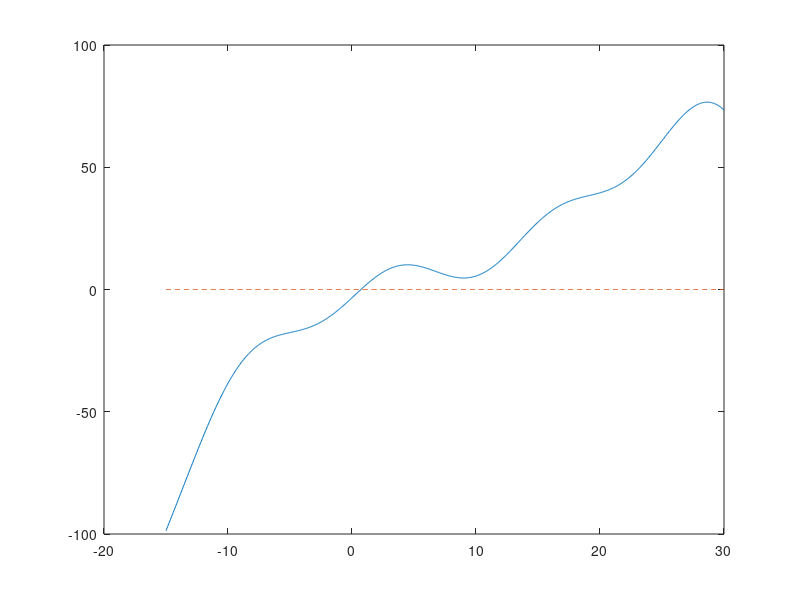

MATLAB code for this plot: (Note: this script raises an error after producing the figure.)
%% Definition of the test function and its derivative
test_func01 = @(x) (x.^3)/100 - (x.^2)/8 + 2*x + 6*sin(x/2+6) -.7 - exp(x/6);
test_derivative01 = @(x) 3*(x.^2)/100 - 2*x/8 + 2 +(6/2)*cos(x/2+6) - exp(x/6)/6;

%% Bisection Method Demonstration

x = linspace(-15, 30, 1000);

% plotting numerical root finding results from bisection method
figure();
plot(x, test_func01(x));
hold on;
plot(x, zeros(size(x)), '--');

bisection_root = bisection_solver(@test_function, -25, 25, 10e-14, 1000);

plot(bisection_root, test_func01(bisection_root), '.', MarkerSize=20);
legend('Function', 'Y=0', 'Root Approx.');

hold off;
%% Newton's Method Demonstration

x = linspace(-15, 30, 1000);

% plotting numerical root finding results from bisection method
figure();
plot(x, test_func01(x));
hold on;
plot(x, zeros(size(x)), '--');

newton_root = newton_solver_jojo(@test_function, 10, 10e-14, 1000);

plot(newton_root, test_func01(newton_root), '.', MarkerSize=20);
legend('Function', 'Y=0', 'Root Approx.');

hold off;

%% Secant Method Demonstration

x = linspace(-15, 30, 1000);

% plotting numerical root finding results from bisection method
figure();
plot(x, test_func01(x));
hold on;
plot(x, zeros(size(x)), '--');

secant_root = secant_solver_jojo(@test_function, 0, 5, 10e-14, 1000);

plot(secant_root, test_func01(secant_root), '.', MarkerSize=20);
legend('Function', 'Y=0', 'Root Approx.');

hold off;
